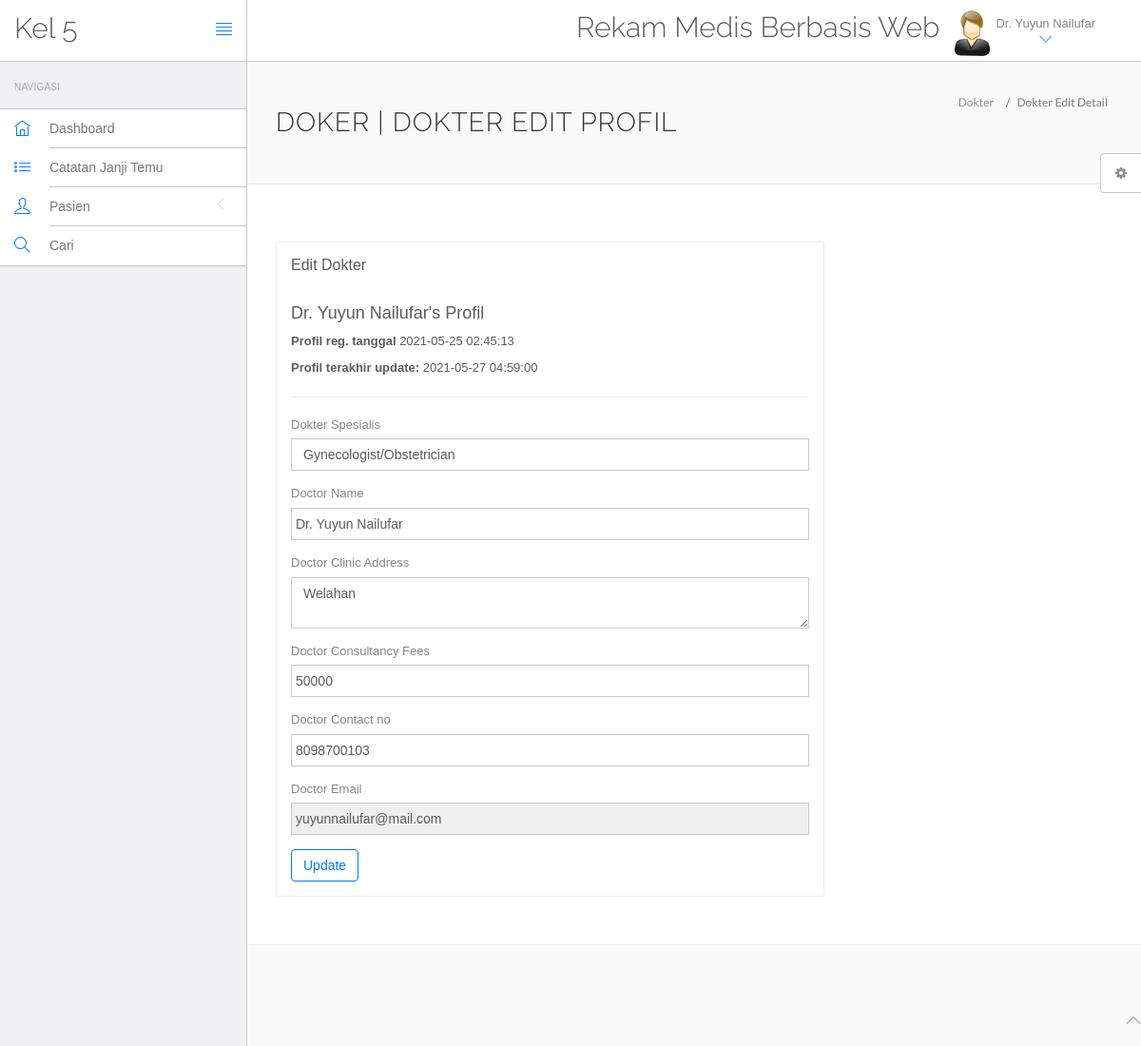
Page /hms/doctor/edit-profile.php (signed in) on the committed database.
### tables this page shows
CREATE TABLE `doctors` (
  `id` int(11) NOT NULL,
  `specilization` varchar(255) DEFAULT NULL,
  `doctorName` varchar(255) DEFAULT NULL,
  `address` longtext DEFAULT NULL,
  `docFees` varchar(255) DEFAULT NULL,
  `contactno` bigint(11) DEFAULT NULL,
  `docEmail` varchar(255) DEFAULT NULL,
  `password` varchar(255) DEFAULT NULL,
  `creationDate` timestamp NULL DEFAULT current_timestamp(),
  `updationDate` timestamp NULL DEFAULT NULL ON UPDATE current_timestamp()
);

### hms/doctor/edit-profile.php (the view, shortened to what this page needs)
<?php
include('include/config.php');
?>
<!DOCTYPE html>
<html lang="en">
	<head>
		<link rel="stylesheet" href="vendor/bootstrap/css/bootstrap.min.css">
		<link rel="stylesheet" href="vendor/fontawesome/css/font-awesome.min.css">
		<link rel="stylesheet" href="vendor/themify-icons/themify-icons.min.css">
		<link href="vendor/animate.css/animate.min.css" rel="stylesheet" media="screen">
		<link href="vendor/perfect-scrollbar/perfect-scrollbar.min.css" rel="stylesheet" media="screen">
		<link href="vendor/switchery/switchery.min.css" rel="stylesheet" media="screen">
		<link href="vendor/bootstrap-touchspin/jquery.bootstrap-touchspin.min.css" rel="stylesheet" media="screen">
		<link href="vendor/select2/select2.min.css" rel="stylesheet" media="screen">
		<link href="vendor/bootstrap-datepicker/bootstrap-datepicker3.standalone.min.css" rel="stylesheet" media="screen">
		<link href="vendor/bootstrap-timepicker/bootstrap-timepicker.min.css" rel="stylesheet" media="screen">
		<link rel="stylesheet" href="assets/css/styles.css">
		<link rel="stylesheet" href="assets/css/plugins.css">
		<link rel="stylesheet" href="assets/css/themes/theme-1.css" id="skin_color" />
	</head>
	<body>
		<div id="app">
<?php include('include/sidebar.php');?>
			<div class="app-content">
				<?php include('include/header.php');?>
				<div class="main-content" >
					<div class="wrap-content container" id="container">
						<section id="page-title">
							<div class="row">
								<div class="col-sm-8">
									<h1 class="mainTitle">Doker | Dokter Edit profil</h1>
																	</div>
								<ol class="breadcrumb">
									<li>
										<span>Dokter</span>
									</li>
									<li class="active">
										<span>Dokter Edit Detail</span>
									</li>
								</ol>
							</div>
						</section>
						<div class="container-fluid container-fullw bg-white">
							<div class="row">
								<div class="col-md-12">
									<div class="row margin-top-30">
										<div class="col-lg-8 col-md-12">
											<div class="panel panel-white">
												<div class="panel-heading">
													<h5 class="panel-title">Edit Dokter</h5>
												</div>
												<div class="panel-body">
									<?php $sql=mysqli_query($con,"select * from doctors where docEmail='".$_SESSION['dlogin']."'");
while($data=mysqli_fetch_array($sql))
{
?>
<h4><?php echo htmlentities($data['doctorName']);?>'s Profil</h4>
<p><b>Profil reg. tanggal </b><?php echo htmlentities($data['creationDate']);?></p>
<?php if($data['updationDate']){?>
<p><b>Profil terakhir update: </b><?php echo htmlentities($data['updationDate']);?></p>
<?php } ?>
<hr />
													<form role="form" name="adddoc" method="post" onSubmit="return valid();">
														<div class="form-group">
															<label for="DoctorSpecialization">
																Dokter Spesialis
															</label>
							<select name="Doctorspecialization" class="form-control" required="required">
					<option value="<?php echo htmlentities($data['specilization']);?>">
					<?php echo htmlentities($data['specilization']);?></option>
															</select>
														</div>
<div class="form-group">
															<label for="doctorname">
																 Doctor Name
															</label>
	<input type="text" name="docname" class="form-control" value="<?php echo htmlentities($data['doctorName']);?>" >
														</div>
<div class="form-group">
															<label for="address">
																 Doctor Clinic Address
															</label>
					<textarea name="clinicaddress" class="form-control"><?php echo htmlentities($data['address']);?></textarea>
														</div>
<div class="form-group">
															<label for="fess">
																 Doctor Consultancy Fees
															</label>
		<input type="text" name="docfees" class="form-control" required="required"  value="<?php echo htmlentities($data['docFees']);?>" >
														</div>
<div class="form-group">
									<label for="fess">
																 Doctor Contact no
															</label>
					<input type="text" name="doccontact" class="form-control" required="required"  value="<?php echo htmlentities($data['contactno']);?>">
														</div>
<div class="form-group">
									<label for="fess">
																 Doctor Email
															</label>
					<input type="email" name="docemail" class="form-control"  readonly="readonly"  value="<?php echo htmlentities($data['docEmail']);?>">
														</div>
														<?php } ?>
														<button type="submit" name="submit" class="btn btn-o btn-primary">
															Update
														</button>
													</form>
												</div>
											</div>
										</div>
											</div>
										</div>
								</div>
					</div>
				</div>
			</div>
	<?php include('include/footer.php');?>
	<?php include('include/setting.php');?>
		</div>
	</body>
</html>

### hms/doctor/include/header.php (shortened to what this page needs)
<header class="navbar navbar-default navbar-static-top">
					<div class="navbar-header">
						<a class="navbar-brand" href="#">
							<h2 style="padding-top:20% ">Kel 5</h2>
						</a>
						<a href="#" class="sidebar-toggler pull-right visible-md visible-lg" data-toggle-class="app-sidebar-closed" data-toggle-target="#app">
							<i class="ti-align-justify"></i>
						</a>
					</div>
					<div class="navbar-collapse collapse">
						<ul class="nav navbar-right">
								<li  style="padding-top:2% ">
								<h2>Rekam Medis Berbasis Web</h2>
							</li>
							<li class="dropdown current-user">
								<a href class="dropdown-toggle" data-toggle="dropdown">
									<img src="assets/images/images.jpg" > <span class="username">
									<?php $query=mysqli_query($con,"select doctorName from doctors where id='".$_SESSION['id']."'");
while($row=mysqli_fetch_array($query))
{
	echo $row['doctorName'];
}
									?> <i class="ti-angle-down"></i></i></span>
								</a>
							</li>
						</ul>
					</div>
				</header>

### hms/doctor/assets/css/themes/theme-1.css (style rules this page uses)
body { background: #FAFAFA; }
header .navbar-header { background: #ffffff !important; border-right-color: #c8c7cc !important; border-bottom-color: #c8c7cc !important; }
header .navbar-header .sidebar-toggler, header .navbar-header .sidebar-mobile-toggler { color: #007aff !important; }
header .navbar-header .navbar-brand { color: #777 !important; }
header .navbar-collapse { background: #ffffff !important; border-bottom-color: #c8c7cc !important; box-shadow: none !important; }
header .navbar-collapse .navbar-right > li > a { color: #777; }
header .navbar-collapse .navbar-right > li > a i { color: #007aff !important; }

### rows in the picture
doctors: doctorName "Dr. Yuyun Nailufar", creationDate "2021-05-25 02:45:13", updationDate "2021-05-27 04:59:00", Doctorspecialization "Gynecologist/Obstetrician", docname "Dr. Yuyun Nailufar", clinicaddress "Welahan", docfees "50000", doccontact "8098700103", docemail "yuyunnailufar@mail.com"
